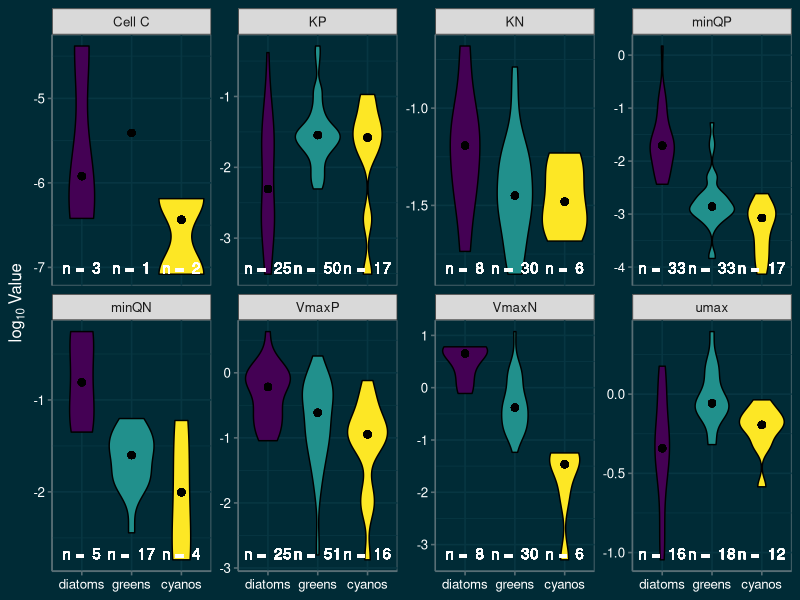

The R source for this figure:
## ---- chunk 1
knitr::opts_chunk$set(echo = TRUE)
## ---- chunk 2
# load packages
pck <- c("tidyverse", "cowplot", "ggthemes", "wesandersen", "ggpubr")
lapply(pck, require, character.only = T)
# set plotting theme
theme_set(theme_solarized(light=F) + 
          theme(text = element_text(color = "white"), 
                axis.text = element_text(color = "white"),
                axis.title = element_text(color = "white"),
                legend.text = element_text(color = "white"),
                legend.title = element_text(color = "white"),
                legend.justification = "center", 
                legend.position = "bottom"))

## ---- chunk 3
# data
fresh.traits <- read_csv("data4input/overview_freshwater_traits.csv")[,-1]

# fix names for consistency
# new trait names
new.traits <- tibble(
  Trait= c("c_per_cell", "K_P_mgL", "K_N_mgL", "Qmin_mg_P_mg_C", "Qmin_mg_N_mg_C",
            "Vmax_mg_P_mg_C", "Vmax_mg_N_mg_C", "umax"),
  Trait.new = c("Cell C", "KP", "KN", "minQP", "minQN", "VmaxP", "VmaxN", "umax")) %>% 
  mutate(
  Trait.new = factor(Trait.new, levels = c("Cell C", "KP", "KN", "minQP", "minQN", "VmaxP", "VmaxN", "umax"))
  )

# new group names
new.groups <- tibble(
  taxon = c("diatom", "green", "cyano"),
  taxon.new = factor(c("diatoms", "greens", "cyanos"), levels = c("diatoms", "greens", "cyanos"))
)

# merge back in
fresh.traits <- merge(fresh.traits, new.traits, by = "Trait")
fresh.traits <- merge(fresh.traits, new.groups, by = "taxon")
## ---- chunk 4

(traits.fig <- fresh.traits %>%
  ggplot() + 
  geom_violin(aes(taxon.new, log10(Trait.Value), fill = taxon.new), color = "black") + 
  geom_point(aes(taxon.new, log10(Median.Trait.Value)), color = "black", size = 2) + 
  geom_text(aes(taxon.new, -Inf, label = paste("n = ", n)), vjust = -1, col = "white") +
  facet_wrap(Trait.new~., scales = "free_y", nrow = 2, ncol = 4) + 
  scale_fill_viridis_d() + 
  labs(x = NULL, y = expression("log"[10] ~ "Value"), fill = NULL) + 
  theme(legend.position = "none"))

# save figure
#save_plot("figures/freshwater_traits_overview.png", traits.fig, base_width = 10, base_height = 4)

